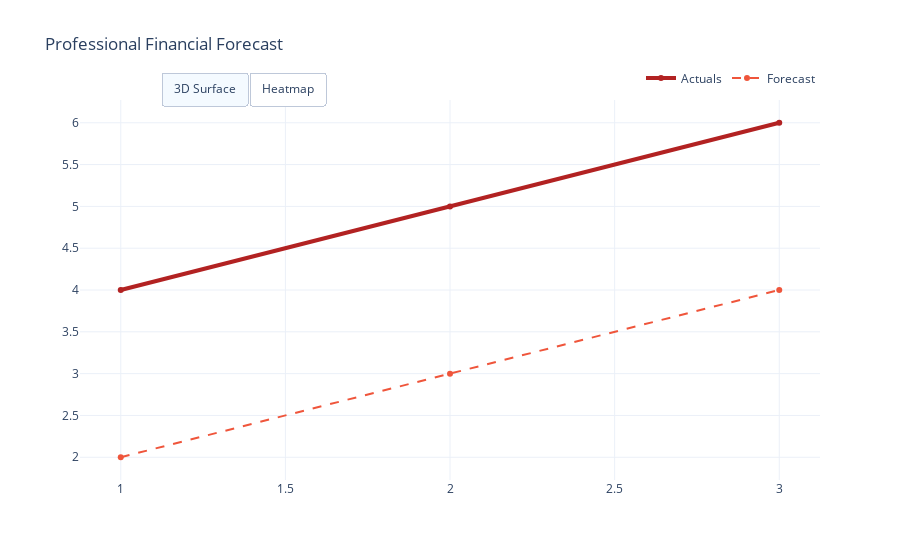

Write notebook code for a chart like this one.
### Code cell
fig.update_layout(
    updatemenus=[dict(
        type="buttons",
        direction="left",
        buttons=list([
            dict(args=["type", "surface"], label="3D Surface", method="restyle"),
            dict(args=["type", "heatmap"], label="Heatmap", method="restyle")
        ]),
        pad={"r": 10, "t": 10},
        showactive=True,
        x=0.11,
        xanchor="left",
        y=1.1,
        yanchor="top"
    )]
)

### Figure 1 — Plotly figure (JSON) as saved in the notebook; plotly's stock layout.template omitted (floating-point values rounded to 4 significant figures)
{"data": [{"line": {"color": "firebrick", "width": 4}, "name": "Actuals", "type": "scatter", "x": [1, 2, 3], "y": [4, 5, 6]}, {"line": {"dash": "dash"}, "name": "Forecast", "type": "scatter", "x": [1, 2, 3], "y": [2, 3, 4]}], "layout": {"hovermode": "x unified", "legend": {"orientation": "h", "x": 1, "xanchor": "right", "y": 1.02, "yanchor": "bottom"}, "title": {"text": "Professional Financial Forecast"}, "updatemenus": [{"buttons": [{"args": ["type", "surface"], "label": "3D Surface", "method": "restyle"}, {"args": ["type", "heatmap"], "label": "Heatmap", "method": "restyle"}], "direction": "left", "pad": {"r": 10, "t": 10}, "showactive": true, "type": "buttons", "x": 0.11, "xanchor": "left", "y": 1.1, "yanchor": "top"}]}}
